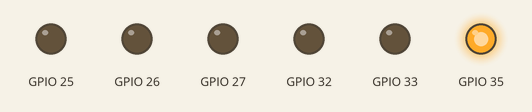
This program was run on a simulated ESP32. Shown: output pins drawn as LEDs (lit = HIGH).

Above: at 0.2 s.
At 2.2 s:
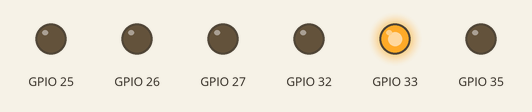
At 3.2 s:
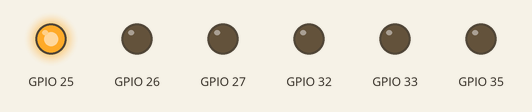
At 3.7 s:
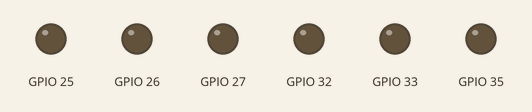
At 5.2 s:
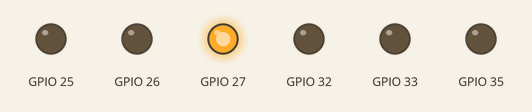
At 7.2 s:
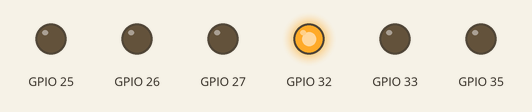
Timing chart, 0 to 7.8 s (numbered marks = the images above):
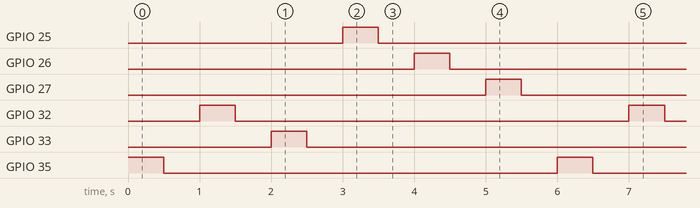

The program:

main.cpp
```cpp
#include <Arduino.h>
void setup() {
  pinMode(35, OUTPUT);
  pinMode(32, OUTPUT);
  pinMode(33, OUTPUT);
  pinMode(25, OUTPUT);
  pinMode(26, OUTPUT);
  pinMode(27, OUTPUT);
}

void loop() {
  digitalWrite(35, HIGH);
  delay(500);
  digitalWrite(35, LOW);
  delay(500);

  digitalWrite(32, HIGH);
  delay(500);
  digitalWrite(32, LOW);
  delay(500);

  digitalWrite(33, HIGH);
  delay(500);
  digitalWrite(33, LOW);
  delay(500);

  digitalWrite(25, HIGH);
  delay(500);
  digitalWrite(25, LOW);
  delay(500);

  digitalWrite(26, HIGH);
  delay(500);
  digitalWrite(26, LOW);
  delay(500);

  digitalWrite(27, HIGH);
  delay(500);
  digitalWrite(27, LOW);
  delay(500);
}
```

Measured:
- by itself, GPIO 25–27, GPIO 32, GPIO 33, GPIO 35: alternates HIGH for 0.50 s and LOW for 5.5 s
- by itself, everything shown: repeats every 6.0 s, in 12 steps
